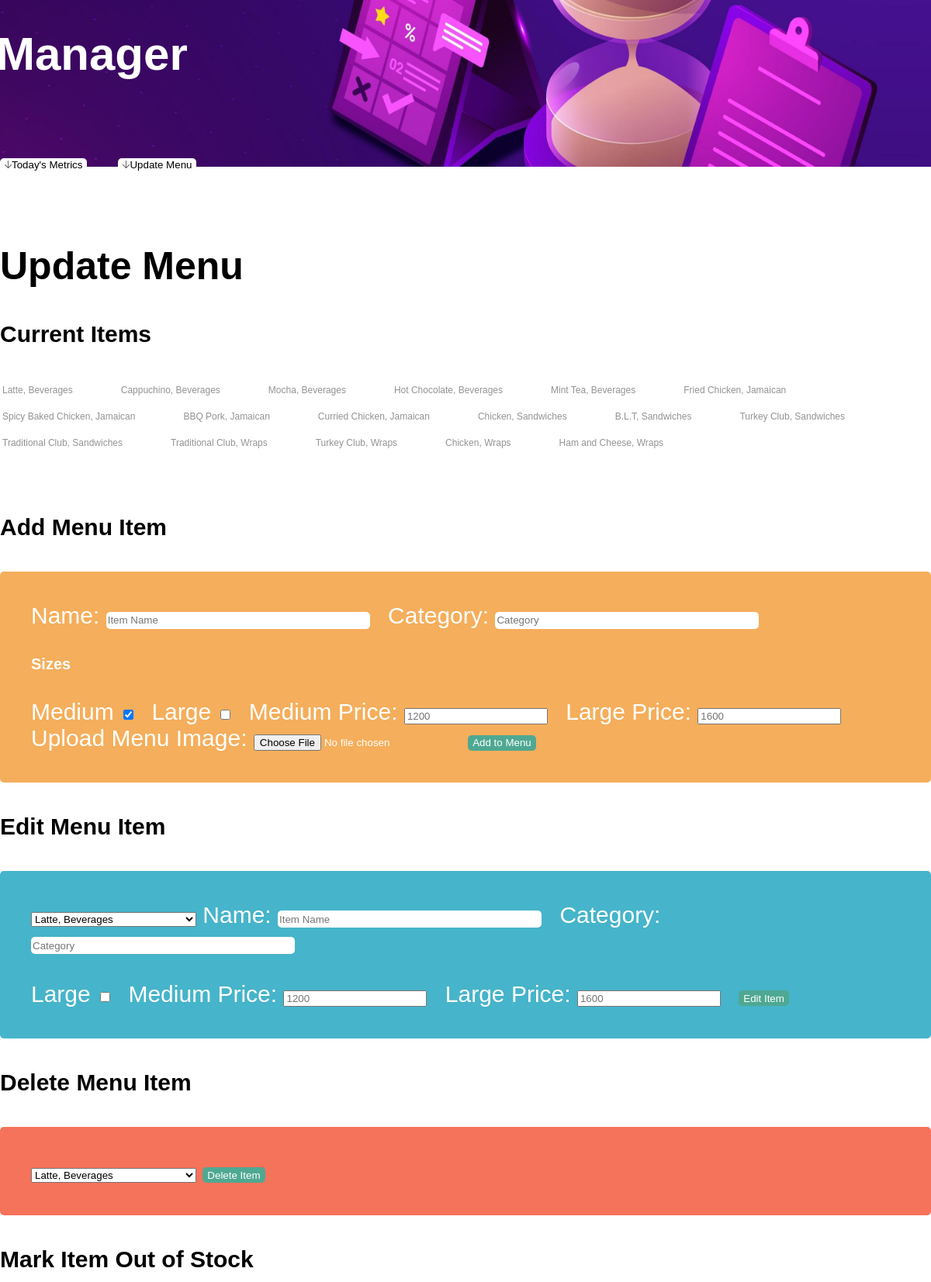
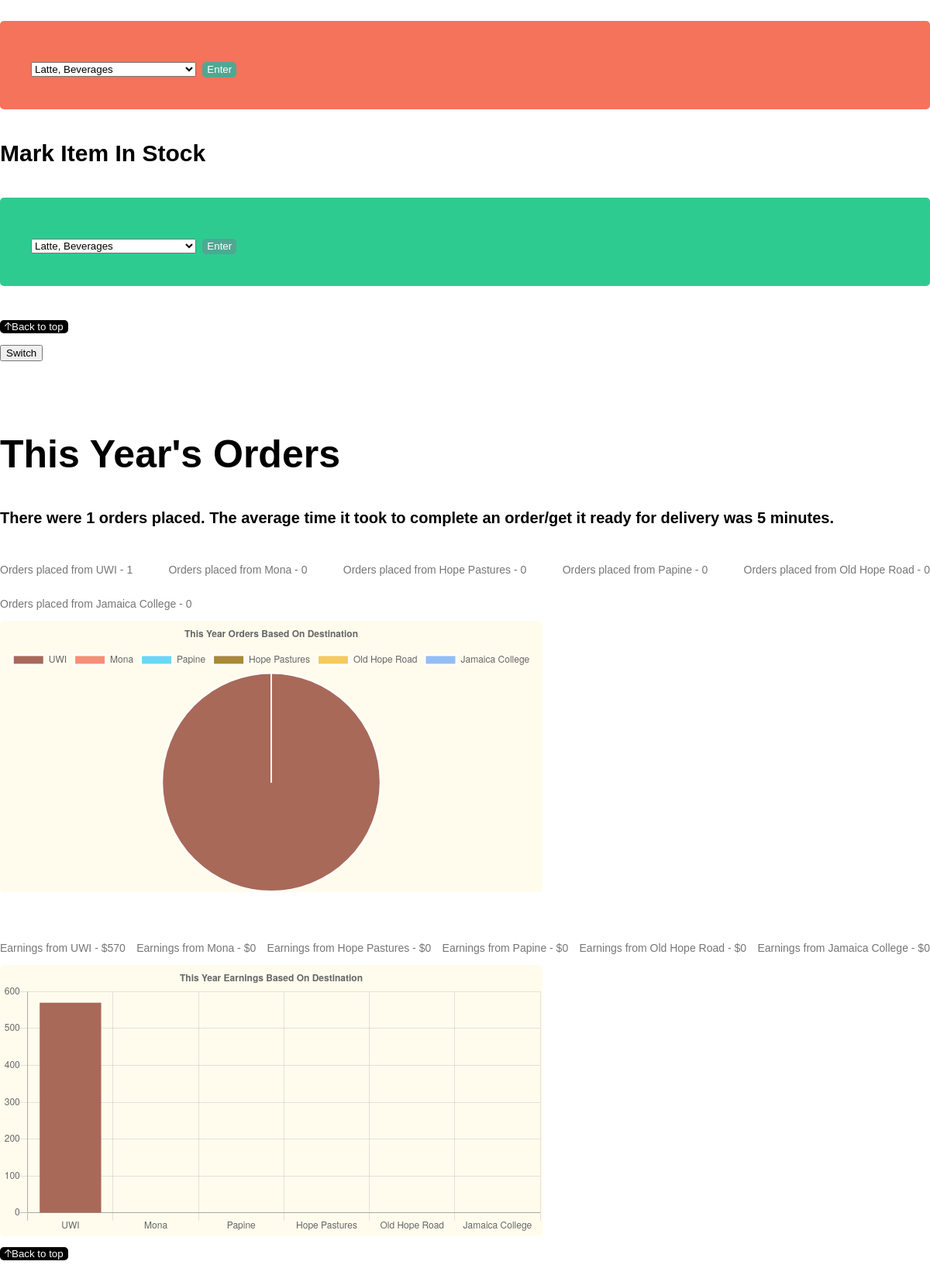
Screenshot of /managerPage.php with the database file from the repository (2 pictures, top to bottom).
### tables this page shows
CREATE TABLE `menuItems` (
    `id` int(11) NOT NULL AUTO_INCREMENT ,
    `name` varchar(50) NOT NULL default '',
    `category` varchar(35)  NOT NULL default '',
    `medium_size` char(3) NOT NULL default 'MED', 
    `large_size` char(3) NOT NULL default '', 
    `price` int(5)  NOT NULL default 0,
    `large_price` int(5) NOT NULL default 0,
    `image` varchar(50) NOT NULL default 'default-menu-image.jpg',
    `in_stock` varchar(3) NOT NULL default 'YES',
    PRIMARY KEY (`id`)

);

### Menu.php (called while the page is built, shortened)
<?php
require_once "DBManager.php";
class Menu{
    private $db;
    function __construct()
    {
        $this->db = DBManager::getDatabase();
    }
    function getFullMenu(){
       return $this->db->menuInfo();
    }
    function getFoodDescription($foodID)
    {
      $results = $this->db->getFood($foodID);
?>
        <div>
            <h2 id="foodName"><?= $results[0]["name"] ?></h2>
            <form id="" action="OrderController.php" method="post">
                <textarea name="foodID"  style="display: none;"><?= $foodID ?></textarea>
                <?php
        if ($results[0]["large_size"] != null):
                ?>
                    <p>Please select a meal size</p>
                    <input type="radio" name="mealSize" value="MED" id="<?= $results[0]["price"] ?>" required> Medium - $<?= $results[0]["price"] ?></input>
                    <input type="radio" name="mealSize" value="LRG" id="<?= $results[0]["large_price"] ?>"> Large - $<?= $results[0]["large_price"] ?></input>
                <?php else: ?>
                    <p name="regPrice" id="<?= $results[0]["price"] ?>"> Price $<?= $results[0]["price"] ?></p>
                <?php endif; ?>
                <label for="comments">Comments:</label>
                <textarea name="comments"></textarea>
                <button type = "submit" name = "add-to-cart-btn">Add to Cart</button>
            </form>
        </div>
        <?php }}?>

### manager.php (called while the page is built, shortened)
<?php
require_once 'DBManager.php';
require_once 'Metrics.php';
class Manager{
    private $metrics;
    function __construct(){
        $db = DBManager::getDatabase();
        $this->metrics = new Metrics($db);
    }
    function viewMetrics(){
        $this->metrics->generateReport();
    }
}

### managerPage.php (the view, shortened to what this page needs)
<!DOCTYPE html>
<html lang="en">
<head>
    <link rel="stylesheet" href="managerPage.css">
</head>
<body>
    <?php
        require_once 'Menu.php';
        require_once 'Manager.php';
        $menu = new Menu();
        $manager = new Manager();
    ?>
    <div id="hero">
        <h1>Manager</h1>
    </div>
    <div id="nav-buttons">
        <a href="#metrics" class="bottomlink">
            <button class="topButton"><img src="images/downarrow.png">Today's Metrics</button>
        </a>
        <a href="#update-menu" class="bottomlink">
            <button class="topButton"><img src="images/downarrow.png">Update Menu</button>
        </a>
    </div>
    <div id = "update-menu">
        <h2>Update Menu</h2>
        <h4>Current Items</h4>
        <table id="current-menu">
            <tr>
            <?php
                $results = $menu->getFullMenu();
                foreach($results as $row): ?>
                    <td id="small-menu"><?=$row['name'].", ".$row['category'] ?></td>
            <?php endforeach ?>
            </tr>
        </table>
        <h4>Add Menu Item</h4>
        <form action="Manager.php" method="post" id="add-form" enctype="multipart/form-data">
            <label for="name">Name:</label>
            <input id="name" name="name" type="text" maxlength="50" required placeholder="Item Name">
            <label for="category">Category:</label>
            <input name="category" type="text" maxlength="35" required placeholder="Category">
            <h5>Sizes</h5>
            <label for="medium">Medium</label>
            <input id="medium" name="medium" type="checkbox" checked required>
            <label for="large">Large</label>
            <input id="large" name="large" type="checkbox">
            <label for="medium-price">Medium Price:</label>
            <input name="medium-price" id="medium-price" type="number" maxlength="5" required placeholder="1200">
            <label for="large-price">Large Price:</label>
            <input name="large-price" id="large-price" type="number" maxlength="5" placeholder="1600">
            <label for="menu-item-image">Upload Menu Image:</label>
            <input name="menu-item-image" type="file">
            <input type="submit" name="add-to-menu" value="Add to Menu"></input>
        </form>
        <h4>Edit Menu Item</h4>
        <form action="Manager.php" method="post" id="edit-form">
            <select name="menu-for-edit" id="menu-for-edit">
                <?php
                    foreach($results as $row): ?>
                        <option value="<?=$row['id']?>"><?=$row['name'].", ".$row['category'] ?></option>
                <?php endforeach ?>
            </select>
            <label for="name">Name:</label>
            <input id="name" name="name" type="text" maxlength="50" required placeholder="Item Name">
            <label for="category">Category:</label>
            <input name="category" type="text" maxlength="35" required placeholder="Category">
            <br><br>
            <label for="large">Large</label>
            <input id="large" name="large" type="checkbox">
            <label for="medium-price">Medium Price:</label>
            <input name="medium-price" id="medium-price" type="number" required maxlength="5" placeholder="1200">
            <label for="large-price">Large Price:</label>
            <input name="large-price" id="large-price" type="number" maxlength="5" placeholder="1600">
            <input type="submit" name="edit-menu" value="Edit Item"></input>
        </form>
        <h4>Delete Menu Item</h4>
        <form action="Manager.php" method="post"id="delete-form">
            <select name="menu-for-del" id="menu-for-del">
                <?php
                    foreach($results as $row): ?>
                        <option value="<?=$row['id']?>"><?=$row['name'].", ".$row['category'] ?></option>
                <?php endforeach ?>
            </select>
            <input type="submit" name="del-from-menu" value="Delete Item"></input>
        </form>
        <h4>Mark Item Out of Stock</h4>
        <form action="Manager.php" method="post"id="out-stock-form">
            <select name="menu-for-out" id="menu-for-out">
                <?php
                    foreach($results as $row): ?>
                        <option value="<?=$row['id']?>"><?=$row['name'].", ".$row['category'] ?></option>
                <?php endforeach ?>
            </select>
            <input type="submit" name="out-from-menu" value="Enter"></input>
        </form>
        <h4>Mark Item In Stock</h4>
        <form action="Manager.php" method="post"id="in-stock-form">
            <select name="menu-for-in" id="menu-for-out">
                <?php
                    foreach($results as $row): ?>
                        <option value="<?=$row['id']?>"><?=$row['name'].", ".$row['category'] ?></option>
                <?php endforeach ?>
            </select>
            <input type="submit" name="in-from-menu" value="Enter"></input>
        </form>
        <a href="#" class="toplink">
            <button class="linkButton"><img src="images/toparrow.png">Back to top</button>
        </a>
    </div>
    <div id = "metrics">
        <button id="date">Switch</button>
        <h2>This Year's Orders</h2>
        <?php
            $manager->viewMetrics();
        ?>
        <a href="#" class="toplink">
            <button class="linkButton"><img src="images/toparrow.png">Back to top</button>
        </a>
    </div>
</body>
</html>

### Metrics.php (shortened to what this page needs)
<?php
require_once 'DBManager.php';
class Metrics{
    private $db;
    function __construct($dbmanager)
    {
        $this->db = $dbmanager;
    }
    function retrieveDB($filter){
         $date = date('Y-m-d');
        $uwi_count = 0;
        $mona_count = 0;
        $hope_pastures_count = 0;
        $papine_count =0;
        $old_hope_count = 0;
        $jc_count = 0;
        $uwi_earnings = 0;
        $mona_earnings = 0;
        $hope_pastures_earnings = 0;
        $papine_earnings = 0;
        $old_hope_earnings = 0;
        $jc_earnings = 0;
        $totalTime = 0;
        $results = $this->db->getDateOrders($date,$filter);
        if(count($results)>=0){
            $orders = count($results);
            foreach($results as $row){
                switch($row['gen_del_location']){
                    case 'UWI':
                        $uwi_count += 1;
                        $uwi_earnings += $row['total'];
                        break;
                }
                $time1 = strtotime($row['start_time']);
                $time2 = strtotime($row['end_time']);
                $difference = abs(($time2 - $time1)/60);
                $totalTime += $difference;
            }
            if($orders>0){ $avg_time = round(abs($totalTime/$orders));}
            else{$avg_time = 0;}
            return ['orders'=>$orders, 'avg_time'=>$avg_time, 'uwi_num'=>$uwi_count, 'mona_num'=>$mona_count, 'hope_past_num'=>$hope_pastures_count, 'papine_num'=>$papine_count, 'old_hope_num'=>$old_hope_count, 'jc_num'=>$jc_count, 'uwi_earn'=>$uwi_earnings, 'mona_earn'=>$mona_earnings, 'hope_past_earn'=>$hope_pastures_earnings, 'papine_earn'=>$papine_earnings, 'old_hope_earn'=>$old_hope_earnings, 'jc_earn'=>$jc_earnings];
        }else{
            echo 'information couldnt be retrieved';
        }
    }
    function generateReport(){
             $results = $this->retrieveDB('y');
            ?>
            <h5>There were <?=$results['orders']?> orders placed. The average time it took to complete an order/get it ready for delivery was <?=$results['avg_time']?> minutes.</h5>
            <div id="orderRes">
                <p>Orders placed from UWI - <?=$results['uwi_num']?></p>
                <p>Orders placed from Mona - <?=$results['mona_num']?></p>
                <p>Orders placed from Hope Pastures - <?=$results['hope_past_num']?></p>
                <p>Orders placed from Papine - <?=$results['papine_num']?></p>
                <p>Orders placed from Old Hope Road - <?=$results['old_hope_num']?></p>
                <p>Orders placed from Jamaica College - <?=$results['jc_num']?></p>
            </div>
            <canvas id="numChart" style="width:100%;max-width:700px"></canvas>
            <div id="earnRes">
            <p>Earnings from UWI - $<?=$results['uwi_earn']?></p>
            <p>Earnings from Mona - $<?=$results['mona_earn']?></p>
            <p>Earnings from Hope Pastures - $<?=$results['hope_past_earn']?></p>
            <p>Earnings from Papine - $<?=$results['papine_earn']?></p>
            <p>Earnings from Old Hope Road - $<?=$results['old_hope_earn']?></p>
            <p>Earnings from Jamaica College - $<?=$results['jc_earn']?></p>
            </div>
            <canvas id="earnChart" style="width:100%;max-width:700px"></canvas>
            <?php echo'
            <script>
                new Chart("numChart", {
                    type: "pie",
                    data: {
                        labels: ["UWI", "Mona", "Papine", "Hope Pastures", "Old Hope Road", "Jamaica College"],
                        datasets: [{
                        backgroundColor: ["#A86959", "#F58F76", "#6BD7F6", "#A88938", "#F5CA5D", "#93BEF5"],
                        data: ['.$results["uwi_num"].','.$results["mona_num"].','.$results["papine_num"].','.$results["hope_past_num"].','.$results["old_hope_num"].','.$results["jc_num"].']
                        }]
                    },
                    options: {
                        title: {
                        display: true,
                        text: "This Year Orders Based On Destination"
                        }
                    }
                });
                new Chart("earnChart", {
                    type: "bar",
                    data: {
                        labels: ["UWI", "Mona", "Papine", "Hope Pastures", "Old Hope Road", "Jamaica College"],
                        datasets: [{
                        backgroundColor: ["#A86959", "#F58F76", "#6BD7F6", "#A88938", "#F5CA5D", "#93BEF5"],
                        data: ['.$results["uwi_earn"].','.$results["mona_earn"].','.$results["papine_earn"].','.$results["hope_past_earn"].','.$results["old_hope_earn"].','.$results["jc_earn"].']
                        }]
                    },
                    options: {
                        legend: {display: false},
                        title: {
                        display: true,
                        text: "This Year Earnings Based On Destination"
                        }
                    }
                });
            </script>';
        }
    }
?>

### managerPage.css (style rules this page uses)
body { font-family: Arial, Helvetica, sans-serif; margin: 20px; font-size: 16px; box-sizing: border-box; }
#hero { background-image: url("images/managerBack.jpg"); background-size: cover; height: 200px; margin: -25px; padding: 20px; color: #fff; }
h2 { margin-top: 90px; }
#nav-buttons { display: flex; }
#nav-buttons a { margin-right: 40px; }
#add-form { color: #fff; border: none; border-radius: 5px; background-color: #F5AE5B; padding: 40px; margin-bottom: 30px; }
#edit-form { color: #fff; border: none; border-radius: 5px; background-color: #46b4ca; padding: 40px; margin-bottom: 30px; }
#delete-form { color: #fff; border: none; border-radius: 5px; background-color: #f5725b; padding: 40px; margin-bottom: 30px; }
#out-stock-form { color: #fff; border: none; border-radius: 5px; background-color: #f5725b; padding: 40px; margin-bottom: 30px; }
#in-stock-form { color: #fff; border: none; border-radius: 5px; background-color: #2ecb91; padding: 40px; margin-bottom: 30px; }
form h5 { font-size: 20px; }
input { margin-right: 15px; }
input[type = text] { border: none; border-radius: 5px; height: 20px; width: 30%; }
input[type = submit] { color: #fff; border: none; border-radius: 5px; height: 20px; background-color: #4FA892; }
#current-menu { margin-bottom: 70px; }
#current-menu td { display: inline-block; margin-bottom: 10px; }
#small-menu { font-size: 12px; margin-right: 60px; color: rgb(147, 147, 147); }
.linkButton { border-radius: 5px; border: none; background-color: #000; color: #fff; }
.topButton { border-radius: 5px; border: none; background-color: #fff; color: #000; }
canvas { border-radius: 5px; background-color: rgb(255, 252, 238); }
#orderRes { font-size: 14px; color: rgb(118, 118, 118); display: flex; flex-wrap: wrap; justify-content: space-between; }
#earnRes { font-size: 14px; color: rgb(118, 118, 118); display: flex; flex-wrap: wrap; justify-content: space-between; margin-top: 50px; }
h5 { font-size: 20px }

### index.css (style rules this page uses)
body { font-family: Arial, Helvetica, sans-serif; margin: 0; font-size: 30px; box-sizing: border-box; overflow-x: hidden; }
h2 { font-size: 50px; }

### rows the page displays
menuitems: name "Latte", category "Beverages"
menuitems: name "Cappuchino", category "Beverages"
menuitems: name "Mocha", category "Beverages"
menuitems: name "Hot Chocolate", category "Beverages"
menuitems: name "Mint Tea", category "Beverages"
menuitems: name "Fried Chicken", category "Jamaican"
menuitems: name "Spicy Baked Chicken", category "Jamaican"
menuitems: name "BBQ Pork", category "Jamaican"
menuitems: name "Curried Chicken", category "Jamaican"
menuitems: name "Chicken", category "Sandwiches", id "1", large_price "0"
menuitems: name "B.L.T", category "Sandwiches"
menuitems: name "Turkey Club", category "Sandwiches"
menuitems: name "Traditional Club", category "Sandwiches"
menuitems: name "Traditional Club", category "Wraps"
menuitems: name "Turkey Club", category "Wraps"
menuitems: name "Chicken", category "Wraps"
menuitems: name "Ham and Cheese", category "Wraps"

### other values shown
$results['avg_time'] "5"
$results['uwi_earn'] "570"
form field menu-for-edit "Latte, Beverages"
form field menu-for-del "Latte, Beverages"
form field menu-for-out "Latte, Beverages"
form field menu-for-in "Latte, Beverages"
chart data {{ $results["mona_num"] }} 0
chart data {{ $results["papine_num"] }} 0
chart data {{ $results["hope_past_num"] }} 0
